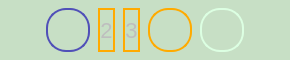
    <widget class="QGroupBox" name="groupBox_6">
     <property name="enabled">
      <bool>false</bool>
     </property>
     <property name="minimumSize">
      <size>
       <width>0</width>
       <height>60</height>
      </size>
     </property>
     <property name="maximumSize">
      <size>
       <width>16777215</width>
       <height>60</height>
      </size>
     </property>
     <property name="styleSheet">
      <string notr="true">QGroupBox {
        border: 2px solid transparent;
background-color: rgb(199, 223, 197);
}
</string>
     </property>
     <property name="title">
      <string/>
     </property>
     <property name="flat">
      <bool>true</bool>
     </property>
     <layout class="QHBoxLayout" name="horizontalLayout">
      <property name="spacing">
       <number>4</number>
      </property>
      <property name="leftMargin">
       <number>4</number>
      </property>
      <property name="topMargin">
       <number>4</number>
      </property>
      <property name="rightMargin">
       <number>4</number>
      </property>
      <property name="bottomMargin">
       <number>4</number>
      </property>
      <item>
       <spacer name="horizontalSpacer_6">
        <property name="orientation">
         <enum>Qt::Horizontal</enum>
        </property>
        <property name="sizeType">
         <enum>QSizePolicy::Minimum</enum>
        </property>
        <property name="sizeHint" stdset="0">
         <size>
          <width>40</width>
          <height>20</height>
         </size>
        </property>
       </spacer>
      </item>
      <item>
       <widget class="QPushButton" name="pushButton_home">
        <property name="enabled">
         <bool>false</bool>
        </property>
        <property name="styleSheet">
         <string notr="true">
 QPushButton {
     border: 2px solid rgb(80, 80, 184);
     border-radius: 20px;
	 font-size: 22px;
     max-width:40px;
     max-height:40px;
    

 }


 QPushButton:pressed {
     background-color: qlineargradient(x1: 0, y1: 0, x2: 0, y2: 1,
                                       stop: 0 #f6f7fa, stop: 1 #f6ffFF);
 }


QPushButton:checked{ 
     border: 5px solid rgb(80, 80, 184);

 }




 QPushButton:flat {
     border: none; /* no border for a flat push button */
 }

</string>
        </property>
        <property name="text">
         <string/>
        </property>
        <property name="icon">
         <iconset>
          <normaloff>icons/home.png</normaloff>
          <disabledoff>icons/home.png</disabledoff>icons/home.png</iconset>
        </property>
        <property name="iconSize">
         <size>
          <width>25</width>
          <height>25</height>
         </size>
        </property>
        <property name="checkable">
         <bool>true</bool>
        </property>
        <property name="checked">
         <bool>false</bool>
        </property>
       </widget>
      </item>
      <item>
       <widget class="Line" name="line_2">
        <property name="styleSheet">
         <string notr="true">background-color: qlineargradient(spread:pad, x1:0, y1:0, x2:1, y2:0, stop:0 rgb(80, 80, 184), stop:1  rgb(255, 170, 0));
border:0;
border-radius:1px;</string>
        </property>
        <property name="orientation">
         <enum>Qt::Horizontal</enum>
        </property>
       </widget>
      </item>
      <item>
       <widget class="QPushButton" name="pushButton_second">
        <property name="styleSheet">
         <string notr="true">QPushButton {
     border: 2px solid rgb(255, 170, 0);
     border-radius: 20px;
	 font-size: 22px;
     max-width:40px;
     max-height:40px;
    

 }

 QPushButton:pressed {
     background-color: qlineargradient(x1: 0, y1: 0, x2: 0, y2: 1,
                                       stop: 0 #f6f7fa, stop: 1 #f6ffFF);
     border: 5px solid rgb(255, 170, 0);

 }


QPushButton:checked{ 
     border: 5px solid rgb(255, 170, 0);

 }

 QPushButton:flat {
     border: none; /* no border for a flat push button */
 }

</string>
        </property>
        <property name="text">
         <string>2</string>
        </property>
        <property name="checkable">
         <bool>true</bool>
        </property>
       </widget>
      </item>
      <item>
       <widget class="Line" name="line_4">
        <property name="orientation">
         <enum>Qt::Horizontal</enum>
        </property>
       </widget>
      </item>
      <item>
       <widget class="QPushButton" name="pushButton_4">
        <property name="styleSheet">
         <string notr="true">QPushButton {
     border: 2px solid rgb(255, 170, 0);
     border-radius: 20px;
	 font-size: 22px;
     max-width:40px;
     max-height:40px;
    

 }

 QPushButton:pressed {
     background-color: qlineargradient(x1: 0, y1: 0, x2: 0, y2: 1,
                                       stop: 0 #f6f7fa, stop: 1 #f6ffFF);
     border: 5px solid rgb(255, 170, 0);

 }


QPushButton:checked{ 
     border: 5px solid rgb(255, 170, 0);

 }




 QPushButton:flat {
     border: none; /* no border for a flat push button */
 }

</string>
        </property>
        <property name="text">
         <string>3</string>
        </property>
        <property name="checkable">
         <bool>true</bool>
        </property>
       </widget>
      </item>
      <item>
       <widget class="Line" name="line_6">
        <property name="orientation">
         <enum>Qt::Horizontal</enum>
        </property>
       </widget>
      </item>
      <item>
       <widget class="QPushButton" name="pushButton_saved">
        <property name="styleSheet">
         <string notr="true">QPushButton {
     border: 2px solid rgb(255, 170, 0);
     border-radius: 20px;
	 font-size: 22px;
     max-width:40px;
     max-height:40px;
    

 }

 QPushButton:pressed {
     background-color: qlineargradient(x1: 0, y1: 0, x2: 0, y2: 1,
                                       stop: 0 #f6f7fa, stop: 1 #f6ffFF);
     border: 5px solid rgb(255, 170, 0);

 }


QPushButton:checked{ 
     border: 5px solid rgb(255, 170, 0);

 }


 QPushButton:flat {
     border: none; /* no border for a flat push button */
 }

</string>
        </property>
        <property name="text">
         <string/>
        </property>
        <property name="icon">
         <iconset>
          <normaloff>icons/save_orange.png</normaloff>
          <disabledoff>icons/save_orange.png</disabledoff>icons/save_orange.png</iconset>
        </property>
        <property name="iconSize">
         <size>
          <width>25</width>
          <height>25</height>
         </size>
        </property>
        <property name="checkable">
         <bool>true</bool>
        </property>
        <property name="flat">
         <bool>false</bool>
        </property>
       </widget>
      </item>
      <item>
       <widget class="Line" name="line_3">
        <property name="styleSheet">
         <string notr="true">background-color: qlineargradient(spread:pad, x1:0, y1:0, x2:1, y2:0, stop:0 rgb(255, 170, 0), stop:0.8  rgb(220, 255, 226)  stop:1  rgb(220, 255, 226));
border:0;
border-radius:1px;</string>
        </property>
        <property name="orientation">
         <enum>Qt::Horizontal</enum>
        </property>
       </widget>
      </item>
      <item>
       <widget class="QPushButton" name="pushButton_finished">
        <property name="font">
         <font>
          <family>Segoe Script</family>
          <pointsize>24</pointsize>
         </font>
        </property>
        <property name="styleSheet">
         <string notr="true">QPushButton {
     border: 2px solid rgb(220, 255, 226);
     border-radius: 20px;
     max-width:40px;
     max-height:40px;
    

 }

 QPushButton:pressed {
     background-color: qlineargradient(x1: 0, y1: 0, x2: 0, y2: 1,
                                       stop: 0 #f6f7fa, stop: 1 #f6ffFF);
     border: 3px solid rgb(220, 255, 226);

 }

QPushButton:checked{ 
     border: 5px solid rgb(220, 255, 226);

 }

 QPushButton:flat {
     border: none; /* no border for a flat push button */
 }

</string>
        </property>
        <property name="text">
         <string/>
        </property>
        <property name="icon">
         <iconset>
          <normaloff>icons/success.png</normaloff>
          <disabledoff>icons/success.png</disabledoff>icons/success.png</iconset>
        </property>
        <property name="iconSize">
         <size>
          <width>24</width>
          <height>24</height>
         </size>
        </property>
        <property name="checkable">
         <bool>true</bool>
        </property>
       </widget>
      </item>
      <item>
       <spacer name="horizontalSpacer_7">
        <property name="orientation">
         <enum>Qt::Horizontal</enum>
        </property>
        <property name="sizeType">
         <enum>QSizePolicy::Minimum</enum>
        </property>
        <property name="sizeHint" stdset="0">
         <size>
          <width>40</width>
          <height>20</height>
         </size>
        </property>
       </spacer>
      </item>
     </layout>
    </widget>
